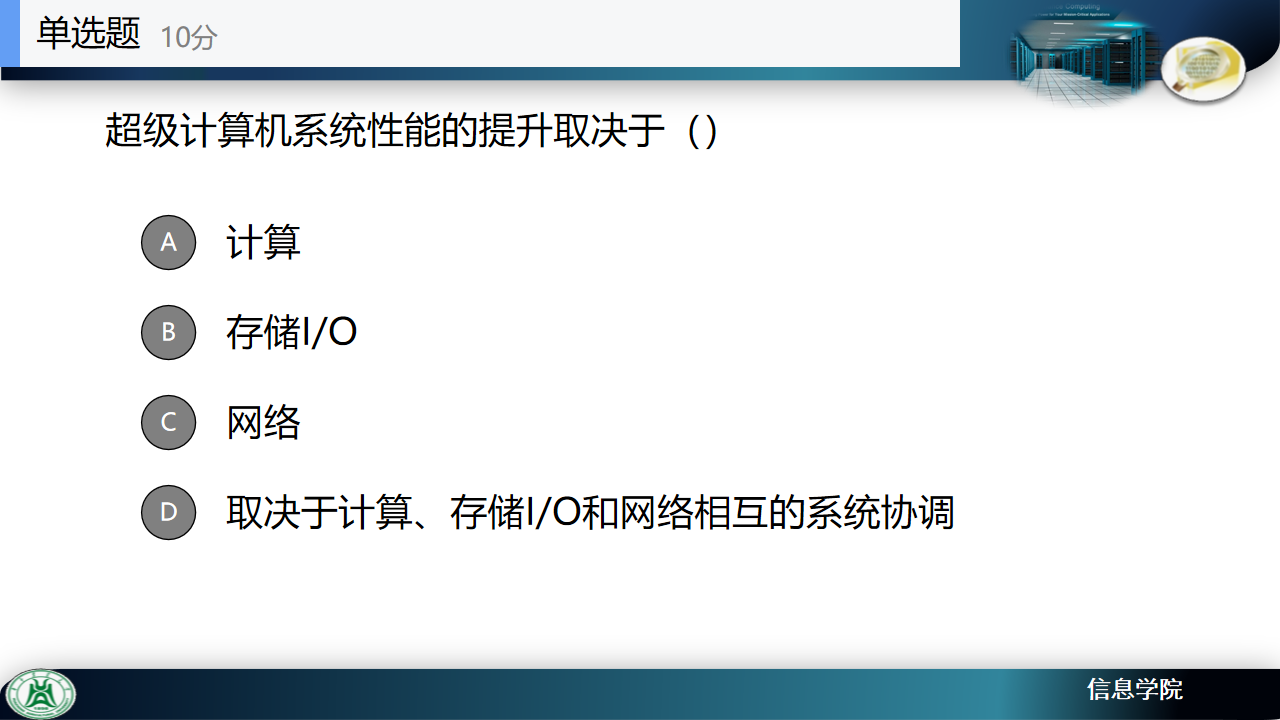
#> input picture data/screenshots/image1.png, 1280 x 720 px, found by its file name
$ python answer.py
#> lines starting #> are read from the running program, lines starting #| are printed output that depends on the picture
### src/tools.py
from PIL import Image, ImageDraw
import numpy as np
import pytesseract

min_region_size=150

def find_abcd_regions(image_path, lower_bound, upper_bound, crop_coords=(100, 200, 400, 700), save_path=None):
    # 载入图片并裁剪
#> called with image_path = './data/screenshots/image1.png', lower_bound = array of shape (3,), upper_bound = array of shape (3,), crop_coords = (100, 200, 400, 650), save_path = './data/screenshots/abcd_image.png'
    img = Image.open(image_path)
#> img is the input picture: PIL image 1280x720 RGB; mean R, G, B 221.5, 226.4, 228.7
    img_cropped = img.crop(crop_coords)  # 获取裁剪后的图片
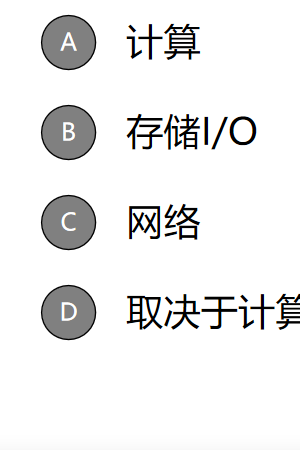
#> img_cropped: PIL image 300x450 RGB; mean R, G, B 236.5, 236.5, 236.5

    # 转换为RGB并获取像素数据
    img_rgb = img_cropped.convert("RGB")
    pixels = img_rgb.load()

    # 找到符合颜色范围的所有像素点
    color_pixels = []
    for i in range(img_rgb.width):
        for j in range(img_rgb.height):
            r, g, b = img_rgb.getpixel((i, j))
            if (lower_bound[0] <= r <= upper_bound[0] and
                lower_bound[1] <= g <= upper_bound[1] and
                lower_bound[2] <= b <= upper_bound[2]):
                color_pixels.append((i, j))
#> after the loop, color_pixels = 8124 pairs, first value 41 to 299, second value 15 to 339

    # 进行区域合并（Flood Fill）
    def flood_fill(pixels, start_x, start_y, img_rgb, visited):
        to_visit = [(start_x, start_y)]
        region = []
        while to_visit:
            x, y = to_visit.pop()
            if (x, y) not in visited:
                visited.add((x, y))
                region.append((x, y))

                # 检查周围4个方向的相邻像素
                for dx, dy in [(-1, 0), (1, 0), (0, -1), (0, 1)]:
                    nx, ny = x + dx, y + dy
                    if 0 <= nx < img_rgb.width and 0 <= ny < img_rgb.height:
                        if (nx, ny) in pixels and (nx, ny) not in visited:
                            to_visit.append((nx, ny))
        return region

    # 初始化标记访问的集合
    visited = set()
    regions = []

    # 查找区域
    for x, y in color_pixels:
        if (x, y) not in visited:
            region = flood_fill(color_pixels, x, y, img_rgb, visited)
            regions.append(region)
#> this loop made 8124 passes
#> (x, y, region) on passes 1, 3, 5, 7, 9, 11, 13, 15: (41, 36, [(41, 36), (41, 37)]), (41, 47, [(41, 47), (41, 48)]), (41, 126, [(41, 126), (41, 127)]), (41, 137, [(41, 137), (41, 138)]), (41, 216, [(41, 216), (41, 217)]), (41, 227, [(41, 227), (41, 228)]), (41, 306, [(41, 306), (41, 307)]), (41, 317, [(41, 317), (41, 318)])
#> (x, y) on passes 2, 4, 6, 8, 10, 12: (41, 37), (41, 48), (41, 127), (41, 138), (41, 217), (41, 228)
#> after the loop, regions = 148 items

    # 过滤出区域大小满足条件的区域
    matching_regions = []

    for region in regions:
        if len(region) >= min_region_size:
            # 获取区域的最小矩形框
            min_x = min(region, key=lambda p: p[0])[0]
            max_x = max(region, key=lambda p: p[0])[0]
            min_y = min(region, key=lambda p: p[1])[1]
            max_y = max(region, key=lambda p: p[1])[1]

            # 返回右上角和右下角的坐标，转换回原图坐标
            matching_regions.append(((max_x + crop_coords[0], min_y + crop_coords[1]),
                                     (max_x + crop_coords[0], max_y + crop_coords[1])))
#> this loop made 148 passes
#> (min_y, max_y) on passes 17 to 20: (17, 67), (107, 157), (197, 247), (287, 337)
#> region on passes 1 to 6: [(41, 36), (41, 37)], [(41, 47), (41, 48)], [(41, 126), (41, 127)], [(41, 137), (41, 138)], [(41, 216), (41, 217)], [(41, 227), (41, 228)]
#> after the loop, matching_regions = [((194, 217), (194, 267)), ((194, 307), (194, 357)), ((194, 397), (194, 447)), ((194, 487), (194, 537))]

    # 如果需要，绘制矩形框并保存
    if save_path:
        draw = ImageDraw.Draw(img)
        for region in matching_regions:
            (top_right, bottom_left) = region
            draw.rectangle([top_right, bottom_left], outline="red", width=2)
#> this loop made 4 passes
#> (top_right, bottom_left) on passes 1 to 4: ((194, 217), (194, 267)), ((194, 307), (194, 357)), ((194, 397), (194, 447)), ((194, 487), (194, 537))

        img.save(save_path)
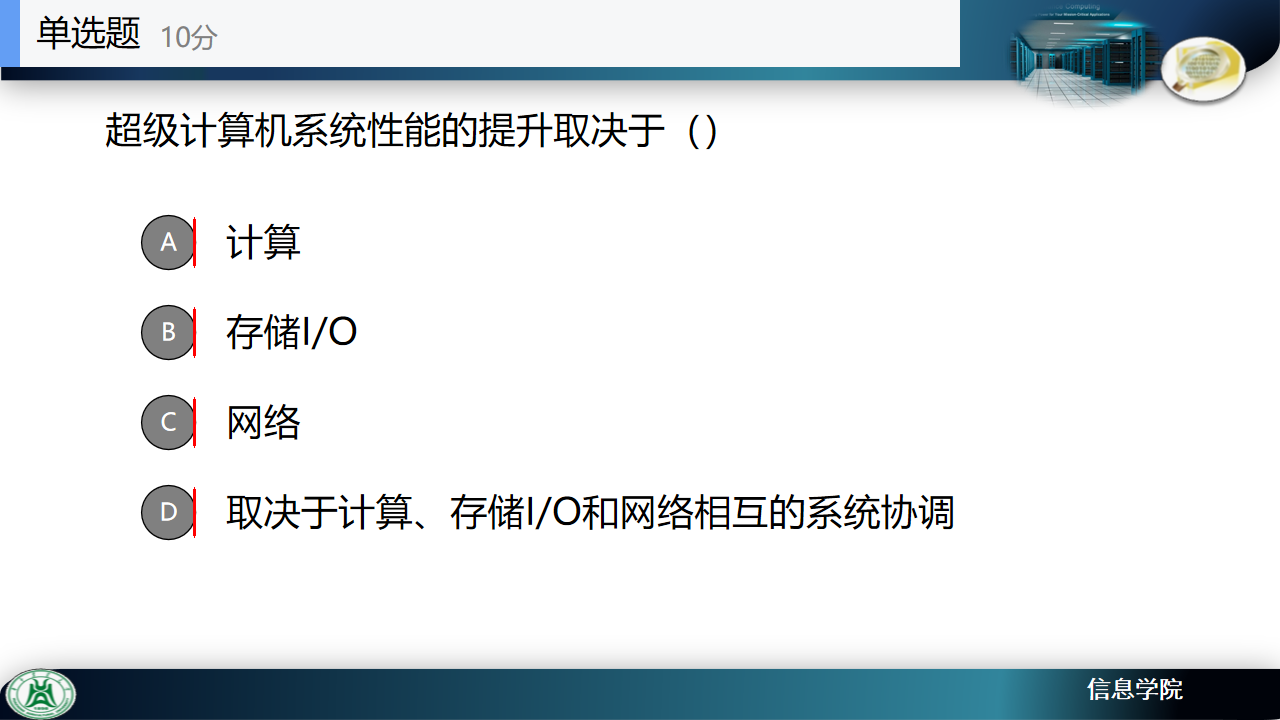
#> saved as abcd_image.png: PIL image 1280x720 RGB; mean R, G, B 221.5, 226.3, 228.5

    return matching_regions

def extract_text_from_region(img, top_left, bottom_right, custom_config=r"--psm 3 --oem 3 -l chi_sim+eng"):
    """
    从指定区域提取文本，优化识别效果。

    :param img: PIL 图像对象
    :param top_left: 区域左上角坐标
    :param bottom_right: 区域右下角坐标
    :param custom_config: Tesseract OCR 配置参数
    :return: 提取到的文本
    """
    # 从原图中裁剪出目标区域
    region = img.crop((top_left[0], top_left[1], bottom_right[0], bottom_right[1]))

    # 使用Tesseract进行OCR识别
    text = pytesseract.image_to_string(region, config=custom_config)

    # 返回去除前后空格的文本
    return text.strip()

def generate_text_dict(image_path, coordinates, save_path=None):
    """
    根据坐标生成字典并识别文本内容，并在图中标注区域

    :param image_path: 图片路径
    :param coordinates: 区域坐标的列表，每个元素是((x1, y1), (x2, y2))形式的元组
    :param save_path: 保存标注后的图片路径
    :return: 包含区域和文本结果的字典
    """
    # 载入图片
    img = Image.open(image_path)
    draw = ImageDraw.Draw(img)

    # 定义区域的标签
    labels = ['A', 'B', 'C', 'D']

    # 生成字典并提取文本
    text_dict = {}
    for label, (top_left, bottom_right) in zip(labels, coordinates):
        # 转换回原图坐标
        top_left = (top_left[0] + 20, top_left[1])
        bottom_right = (bottom_right[0] + 600, bottom_right[1])

        # 提取文本
        text = extract_text_from_region(img, top_left, bottom_right, custom_config=r"--psm 6 -l chi_sim+eng")
        text_dict[label] = text

        # 标注区域
        draw.rectangle([top_left, bottom_right], outline="blue", width=2)
        draw.text(top_left, label, fill="blue")

    # 保存标注后的图片
    if save_path:
        img.save(save_path)

    return text_dict

# [13 lines left out: function generate_quiz, not called in this run]

### src/answer.py
import numpy as np
from PIL import Image, ImageDraw
from .tools import find_abcd_regions, generate_text_dict, generate_quiz

# 固定的参数保存在此文件中
ABCD_PARAMS = {
    "lower_bound": np.array([110, 110, 110]),
    "upper_bound": np.array([160, 160, 160]),
    "crop_coords": (100, 200, 400, 650),
    "save_path": "./data/screenshots/abcd_image.png",
    "text_save_path": "./data/screenshots/abcd_text_image.png"
}

QUIZ_PARAMS = {
    "crop_coords": None,  # 用于动态设置
    "save_path": "./data/screenshots/quiz_image.png"
}

def process_image(image_path):
    """
    处理图片，找到选项区域和题目区域，并提取文本。

    :param image_path: 图片路径
    :return: abcd_dict（选项字典） 和 quiz_text（题目文本）
    """
    # 生成选项区域坐标
    abcd_coords = find_abcd_regions(
        image_path,
        lower_bound=ABCD_PARAMS["lower_bound"],
        upper_bound=ABCD_PARAMS["upper_bound"],
        crop_coords=ABCD_PARAMS["crop_coords"],
        save_path=ABCD_PARAMS["save_path"]
    )
#> abcd_coords has the same summary as matching_regions in find_abcd_regions

    # 动态设置题目区域的裁剪坐标（假设第一块区域的纵坐标作为题目区域下限）
    try:
        quiz_crop_coords = (50, 200, 1200, abcd_coords[0][0][1])
#> quiz_crop_coords = (50, 200, 1200, 217)
    except IndexError:
        quiz_crop_coords = (50, 200, 1200, 400)
    QUIZ_PARAMS["crop_coords"] = quiz_crop_coords

    # 生成选项
    abcd_dict = generate_text_dict(image_path, abcd_coords, ABCD_PARAMS["text_save_path"])
#> the loop in generate_text_dict, `for label, (top_left, bottom_right) in zip(labels, coordinates):` made 1 pass
#> (label, top_left, bottom_right) on pass 1: ('A', (214, 217), (794, 267))
#> pass 1, in extract_text_from_region, `region = img.crop((top_left[0], top_left[1], bottom_right[0], bottom_r..`:
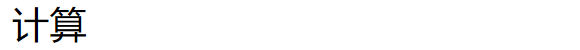
#> region: PIL image 580x50 RGB; mean R, G, B 248.1, 248.1, 248.2
#> after the loop in generate_text_dict, `for label, (top_left, bottom_right) in zip(labels, coordinates):`: text_dict = 0 items

    # 生成题目
    quiz_text = generate_quiz(image_path, quiz_crop_coords, QUIZ_PARAMS["save_path"])

    return quiz_text, abcd_dict


if __name__ == "__main__":
    # 示例调用
    image_path = "./data/screenshots/image1.png"
#> (the run stopped early here; a loop or call above may not have finished)

$ run again, with data/screenshots/image.png copied over data/screenshots/image1.png
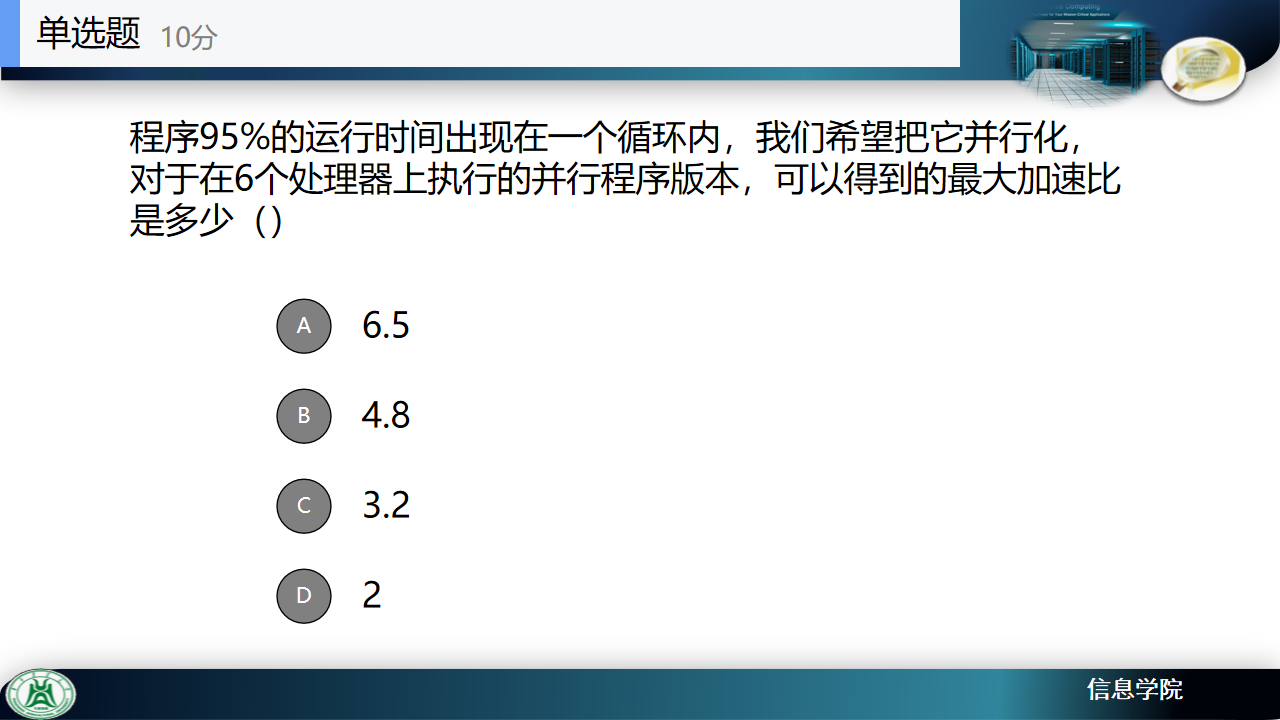
#> input picture data/screenshots/image.png, 1280 x 720 px, found by its file name
#> in find_abcd_regions, img is the input picture: PIL image 1280x720 RGB; mean R, G, B 220.4, 225.4, 227.6
#> in find_abcd_regions, `img_cropped = img.crop(crop_coords)`:
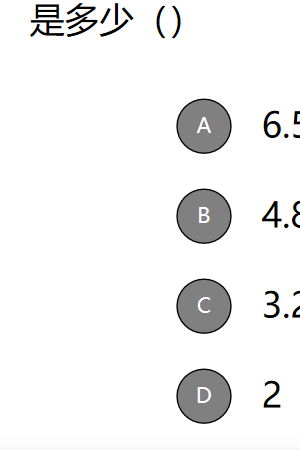
#> img_cropped: PIL image 300x450 RGB; mean R, G, B 241.3, 241.3, 241.3
#> after the loop in find_abcd_regions, `for i in range(img_rgb.width):`: color_pixels = 8198 pairs, first value 31 to 299, second value 4 to 423
#> the loop in find_abcd_regions, `for x, y in color_pixels:` made 8198 passes
#> (x, y, region) on pass 7: (36, 18, [(36, 18), (37, 18)])
#> after the loop in find_abcd_regions, `for x, y in color_pixels:`: regions = 137 items
#> the loop in find_abcd_regions, `for region in regions:` made 137 passes
#> (min_y, max_y) on passes 24, 26, 28, 30: (100, 151), (190, 241), (280, 331), (370, 421)
#> after the loop in find_abcd_regions, `for region in regions:`: matching_regions = [((329, 300), (329, 351)), ((329, 390), (329, 441)), ((329, 480), (329, 531)), ((329, 570), (329, 621))]
#> the loop in find_abcd_regions, `for region in matching_regions:` made 4 passes
#> (top_right, bottom_left) on passes 1 to 4: ((329, 300), (329, 351)), ((329, 390), (329, 441)), ((329, 480), (329, 531)), ((329, 570), (329, 621))
#> abcd_coords has the same summary as matching_regions in find_abcd_regions
#> quiz_crop_coords = (50, 200, 1200, 300)
#> the loop in generate_text_dict, `for label, (top_left, bottom_right) in zip(labels, coordinates):` made 1 pass
#> (label, top_left, bottom_right) on pass 1: ('A', (349, 300), (929, 351))
#> pass 1, in extract_text_from_region, `region = img.crop((top_left[0], top_left[1], bottom_right[0], bottom_r..`:
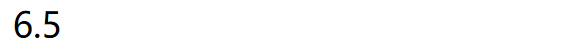
#> region: PIL image 580x51 RGB; mean R, G, B 251.8, 251.8, 251.8
#> after the loop in generate_text_dict, `for label, (top_left, bottom_right) in zip(labels, coordinates):`: text_dict = 0 items

$ run again, with data/screenshots/课程1_第1页.png copied over data/screenshots/image1.png
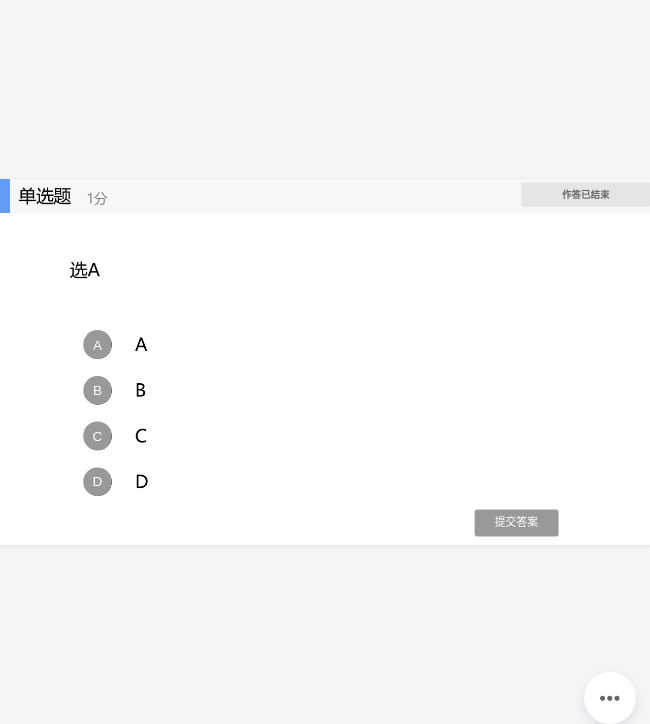
#> input picture data/screenshots/课程1_第1页.png, 650 x 724 px, found by its file name
#> in find_abcd_regions, img is the input picture: PIL image 650x724 RGB; mean R, G, B 247.9, 248, 248.1
#> in find_abcd_regions, `img_cropped = img.crop(crop_coords)`:
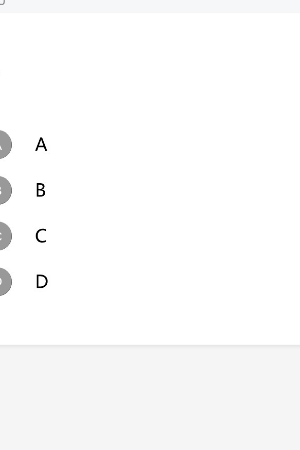
#> img_cropped: PIL image 300x450 RGB; mean R, G, B 251.1, 251.1, 251.2
#> after the loop in find_abcd_regions, `for i in range(img_rgb.width):`: color_pixels = 1009 pairs, first value 0 to 47, second value 0 to 295
#> the loop in find_abcd_regions, `for x, y in color_pixels:` made 1009 passes
#> y on passes 2, 25, 45: 131, 177, 222
#> after the loop in find_abcd_regions, `for x, y in color_pixels:`: regions = 36 items
#> the loop in find_abcd_regions, `for region in regions:` made 36 passes
#> (min_y, max_y) on passes 2 to 5: (131, 158), (177, 203), (222, 249), (268, 295)
#> after the loop in find_abcd_regions, `for region in regions:`: matching_regions = [((111, 331), (111, 358)), ((111, 377), (111, 403)), ((111, 422), (111, 449)), ((111, 468), (111, 495))]
#> the loop in find_abcd_regions, `for region in matching_regions:` made 4 passes
#> (top_right, bottom_left) on passes 1 to 4: ((111, 331), (111, 358)), ((111, 377), (111, 403)), ((111, 422), (111, 449)), ((111, 468), (111, 495))
#> abcd_coords has the same summary as matching_regions in find_abcd_regions
#> quiz_crop_coords = (50, 200, 1200, 331)
#> the loop in generate_text_dict, `for label, (top_left, bottom_right) in zip(labels, coordinates):` made 1 pass
#> (label, top_left, bottom_right) on pass 1: ('A', (131, 331), (711, 358))
#> pass 1, in extract_text_from_region, `region = img.crop((top_left[0], top_left[1], bottom_right[0], bottom_r..`:
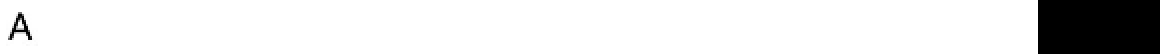
#> region: PIL image 580x27 RGB (shown 2 times larger); min 0, max 255, mean 227.3
#> after the loop in generate_text_dict, `for label, (top_left, bottom_right) in zip(labels, coordinates):`: text_dict = 0 items
